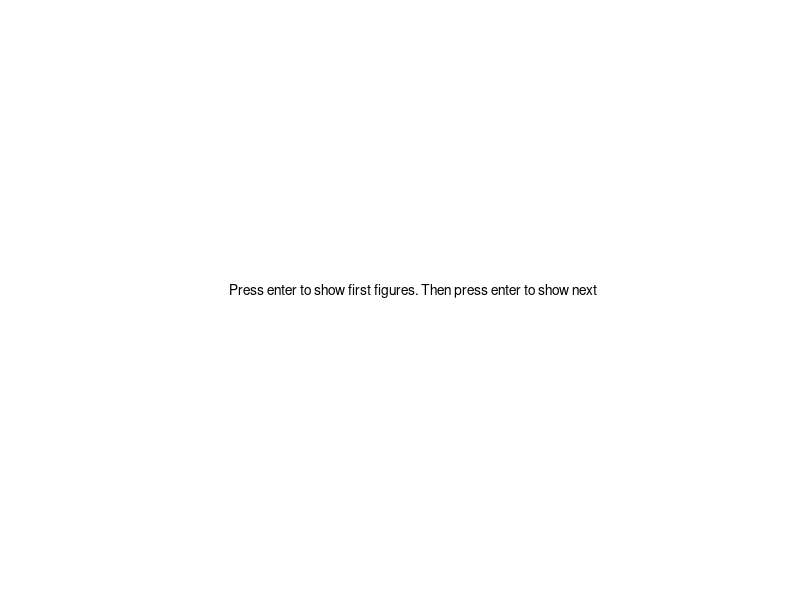

MATLAB code for this plot: (Note: this script raises an error after producing the figure.)
disp('Press enter to show first figures. Then press enter to show next');
figure('MenuBar', 'none', 'ToolBar', 'none', 'Color', 'white');
axis off;
text(0.5, 0.5, 'Press enter to show first figures. Then press enter to show next', ...
    'FontSize', 10, ...
    'HorizontalAlignment', 'center', ...
    'VerticalAlignment', 'middle');
key = waitforbuttonpress;        % Wait for user input
close all;
showFigFiles('FolderName','./testStreamingSPI/figure');